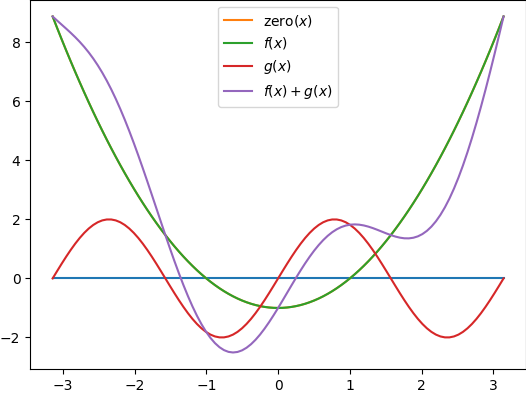

This chart was generated by the following Python code:
from numpy import pi, sin, cos, linspace
import matplotlib.pyplot as plt

zero = lambda x: 0*x
f = lambda x: x**2 - 1
g = lambda x: 2*sin(2*x)
x = linspace(-pi, pi, 101)
plt.plot(x, zero(x))
plt.plot(x, f(x), label='zero$(x)$')
plt.plot(x, f(x), label='$f(x)$')
plt.plot(x, g(x), label='$g(x)$')
plt.plot(x, f(x) + g(x), label='$f(x) + g(x)$')
plt.legend()
#plt.savefig('fig2-4-left.pdf', bbox_inches='tight', pad_inches=0)
#plt.savefig('fig2-4-left.png', bbox_inches='tight', pad_inches=0)
plt.show()
